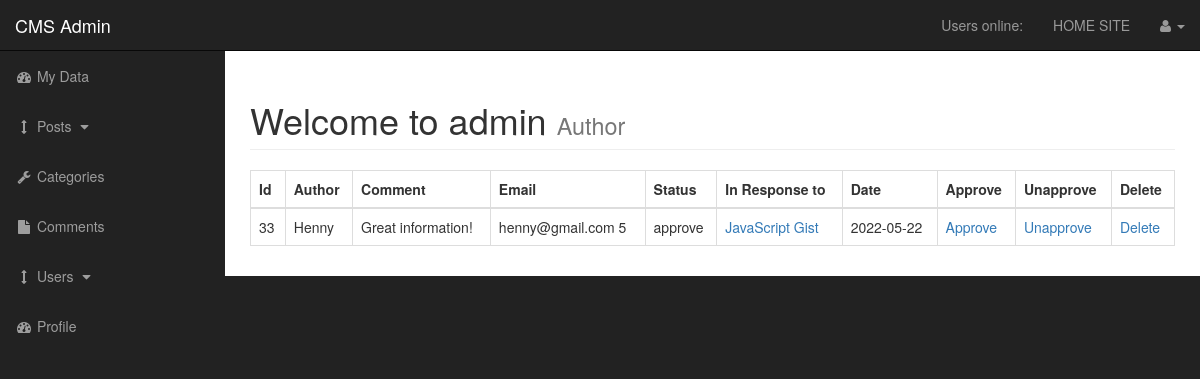
/admin/post_comments.php?id=46, run on the app's committed database.
### tables this page shows
CREATE TABLE `comments` (
  `comment_id` int(3) NOT NULL,
  `comment_post_id` int(3) NOT NULL,
  `comment_author` varchar(255) NOT NULL,
  `comment_email` varchar(255) NOT NULL,
  `comment_content` text NOT NULL,
  `comment_status` varchar(255) NOT NULL,
  `comment_date` date NOT NULL
);

CREATE TABLE `posts` (
  `post_id` int(3) NOT NULL,
  `post_category_id` int(3) NOT NULL,
  `user_id` int(11) NOT NULL,
  `post_title` varchar(255) NOT NULL,
  `post_author` varchar(255) NOT NULL,
  `post_user` varchar(255) NOT NULL,
  `post_date` date NOT NULL,
  `post_image` text NOT NULL,
  `post_content` text NOT NULL,
  `post_tags` varchar(255) NOT NULL,
  `post_comment_count` int(11) NOT NULL,
  `post_status` varchar(255) NOT NULL DEFAULT 'draft',
  `post_views_count` int(11) NOT NULL,
  `likes` int(11) NOT NULL
);

### admin/post_comments.php (the view, shortened to what this page needs)
<?php include "includes/admin_header.php"; ?>
<div id="wrapper">
    <?php include "includes/admin_navigation.php"; ?>
    <div id="page-wrapper">
        <div class="container-fluid">
            <div class="row">
                <div class="col-lg-12">
                    <h1 class="page-header">
                        Welcome to admin
                        <small>Author</small>
                    </h1>
                    <table class="table table-bordered table-hover">
                        <thead>
                            <tr>
                                <th>Id</th>
                                <th>Author</th>
                                <th>Comment</th>
                                <th>Email</th>
                                <th>Status</th>
                                <th>In Response to</th>
                                <th>Date</th>
                                <th>Approve</th>
                                <th>Unapprove</th>
                                <th>Delete</th>
                            </tr>
                        </thead>
                        <tbody>
                            <?php
                                $query = "SELECT * FROM comments WHERE comment_post_id =" . mysqli_real_escape_string($connection, $_GET['id']) ." ";
                                $select_comments = mysqli_query($connection, $query);
                                while($row = mysqli_fetch_assoc($select_comments)) {
                                    $comment_id = $row['comment_id'];
                                    $comment_post_id = $row['comment_post_id'];
                                    $comment_author = $row['comment_author'];
                                    $comment_email = $row['comment_email'];
                                    $comment_content = $row['comment_content'];
                                    $comment_status = $row['comment_status'];
                                    $comment_date = $row['comment_date'];
                                    echo "<tr>";
                                    echo "<td>{$comment_id}</td>";
                                    echo "<td>{$comment_author}</td>";
                                    echo "<td>{$comment_content}</td>";
                                    echo "<td>{$comment_email} 5</td>";
                                    echo "<td>{$comment_status}</td>";
                                    $query = "SELECT * FROM posts WHERE post_id = $comment_post_id ";
                                    $select_post_id_query = mysqli_query($connection, $query);
                                    while($row = mysqli_fetch_assoc($select_post_id_query)) {
                                        $post_id = $row['post_id'];
                                        $post_title = $row['post_title'];
                                        echo "<td><a href='../post.php?p_id=$post_id'>{$post_title}</a></td>";
                                    }
                                    echo "<td>{$comment_date}</td>";
                                    echo "<td><a href='post_comments.php?approve={$comment_id}&id=" . $_GET['id'] ."'>Approve</a></td>";
                                    echo "<td><a href='post_comments.php?unapprove={$comment_id}&id=" . $_GET['id'] ."'>Unapprove</a></td>";
                                    echo "<td><a href='post_comments.php?delete={$comment_id}&id=" . $_GET['id'] ."'>Delete</a></td>";
                                    echo "</tr>";
                                }
                            ?>
                        </tbody>
                    </table>
                </div>
            </div>
        </div>
    </div>
</div>
<?php include "includes/admin_footer.php"; ?>

### admin/css/sb-admin.css (style rules this page uses)
body { margin-top: 100px; background-color: #222; }
@media (min-width: 768px) { body { margin-top: 50px; } }
#wrapper { padding-left: 0; }
#page-wrapper { width: 100%; padding: 0; background-color: #fff; }
@media (min-width: 768px) { #wrapper { padding-left: 225px; } }
@media (min-width: 768px) { #page-wrapper { padding: 10px; } }

### data on the page
comments: comment_id "33", comment_author "Henny", comment_content "Great information!", comment_email "henny@gmail.com", comment_status "approve", comment_date "2022-05-22"
posts: post_title "JavaScript Gist"
